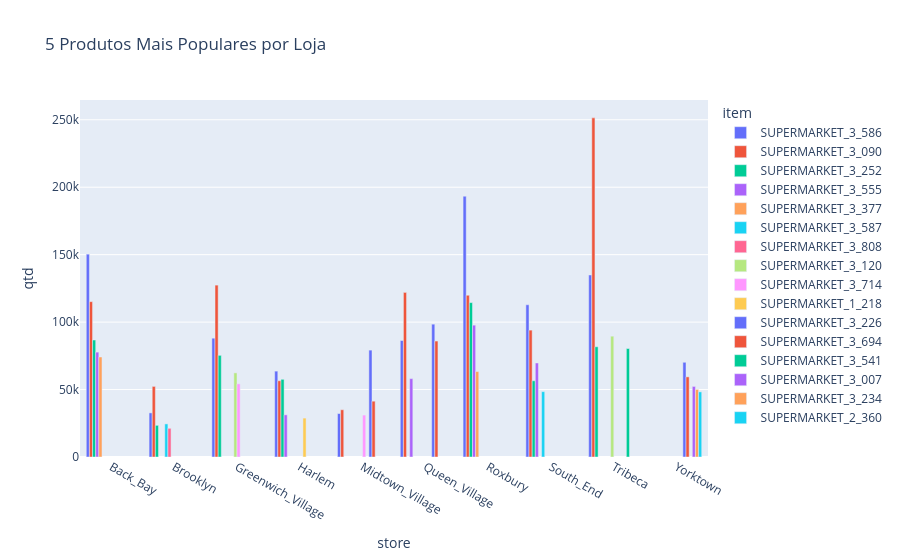

The code cell stored with this chart in its notebook:
### Markdown cell above
#### Analisar a variação de popularidade dos produtos entre cidades ou lojas (TOP 5):

### Code cell
# Agrupar por loja e produto e calcular as métricas de popularidade (quantidade vendida)
product_popularity_by_store = sales_data.groupby(['store', 'item'])['qtd'].sum()

# Resetar o índice para que 'store' e 'item' se tornem colunas do DataFrame
product_popularity_by_store = product_popularity_by_store.reset_index()

# Obter os 5 produtos mais populares por loja
top_products_by_store = product_popularity_by_store.groupby('store').apply(lambda x: x.nlargest(5, 'qtd')).reset_index(drop=True)

# Plotar os 5 produtos mais populares por loja
fig = px.bar(top_products_by_store, x='store', y='qtd', color='item',
             title='5 Produtos Mais Populares por Loja', barmode='group')

fig.show()

### Figure 1 — Plotly figure (JSON) as saved in the notebook; plotly's stock layout.template omitted (floating-point values rounded to 4 significant figures)
{"data": [{"alignmentgroup": "True", "hovertemplate": "item=SUPERMARKET_3_586<br>store=%{x}<br>qtd=%{y}<extra></extra>", "legendgroup": "SUPERMARKET_3_586", "marker": {"color": "#636efa", "pattern": {"shape": ""}}, "name": "SUPERMARKET_3_586", "offsetgroup": "SUPERMARKET_3_586", "orientation": "v", "showlegend": true, "textposition": "auto", "type": "bar", "x": ["Back_Bay", "Brooklyn", "Greenwich_Village", "Harlem", "Midtown_Village", "Queen_Village", "Roxbury", "South_End", "Tribeca"], "xaxis": "x", "y": [150383, 32703, 88081, 63670, 32205, 86371, 193337, 112865, 134954], "yaxis": "y"}, {"alignmentgroup": "True", "hovertemplate": "item=SUPERMARKET_3_090<br>store=%{x}<br>qtd=%{y}<extra></extra>", "legendgroup": "SUPERMARKET_3_090", "marker": {"color": "#EF553B", "pattern": {"shape": ""}}, "name": "SUPERMARKET_3_090", "offsetgroup": "SUPERMARKET_3_090", "orientation": "v", "showlegend": true, "textposition": "auto", "type": "bar", "x": ["Back_Bay", "Brooklyn", "Greenwich_Village", "Harlem", "Midtown_Village", "Queen_Village", "Roxbury", "South_End", "Tribeca"], "xaxis": "x", "y": [115179, 52339, 127432, 56533, 35032, 122032, 119916, 94073, 251434], "yaxis": "y"}, {"alignmentgroup": "True", "hovertemplate": "item=SUPERMARKET_3_252<br>store=%{x}<br>qtd=%{y}<extra></extra>", "legendgroup": "SUPERMARKET_3_252", "marker": {"color": "#00cc96", "pattern": {"shape": ""}}, "name": "SUPERMARKET_3_252", "offsetgroup": "SUPERMARKET_3_252", "orientation": "v", "showlegend": true, "textposition": "auto", "type": "bar", "x": ["Back_Bay", "Brooklyn", "Greenwich_Village", "Harlem", "Roxbury", "South_End", "Tribeca"], "xaxis": "x", "y": [86730, 23487, 75368, 57599, 114469, 56529, 81729], "yaxis": "y"}, {"alignmentgroup": "True", "hovertemplate": "item=SUPERMARKET_3_555<br>store=%{x}<br>qtd=%{y}<extra></extra>", "legendgroup": "SUPERMARKET_3_555", "marker": {"color": "#ab63fa", "pattern": {"shape": ""}}, "name": "SUPERMARKET_3_555", "offsetgroup": "SUPERMARKET_3_555", "orientation": "v", "showlegend": true, "textposition": "auto", "type": "bar", "x": ["Back_Bay", "Harlem", "Queen_Village", "Roxbury", "South_End"], "xaxis": "x", "y": [77744, 31262, 58118, 97745, 69709], "yaxis": "y"}, {"alignmentgroup": "True", "hovertemplate": "item=SUPERMARKET_3_377<br>store=%{x}<br>qtd=%{y}<extra></extra>", "legendgroup": "SUPERMARKET_3_377", "marker": {"color": "#FFA15A", "pattern": {"shape": ""}}, "name": "SUPERMARKET_3_377", "offsetgroup": "SUPERMARKET_3_377", "orientation": "v", "showlegend": true, "textposition": "auto", "type": "bar", "x": ["Back_Bay", "Roxbury"], "xaxis": "x", "y": [74160, 63357], "yaxis": "y"}, {"alignmentgroup": "True", "hovertemplate": "item=SUPERMARKET_3_587<br>store=%{x}<br>qtd=%{y}<extra></extra>", "legendgroup": "SUPERMARKET_3_587", "marker": {"color": "#19d3f3", "pattern": {"shape": ""}}, "name": "SUPERMARKET_3_587", "offsetgroup": "SUPERMARKET_3_587", "orientation": "v", "showlegend": true, "textposition": "auto", "type": "bar", "x": ["Brooklyn", "South_End"], "xaxis": "x", "y": [24541, 48451], "yaxis": "y"}, {"alignmentgroup": "True", "hovertemplate": "item=SUPERMARKET_3_808<br>store=%{x}<br>qtd=%{y}<extra></extra>", "legendgroup": "SUPERMARKET_3_808", "marker": {"color": "#FF6692", "pattern": {"shape": ""}}, "name": "SUPERMARKET_3_808", "offsetgroup": "SUPERMARKET_3_808", "orientation": "v", "showlegend": true, "textposition": "auto", "type": "bar", "x": ["Brooklyn"], "xaxis": "x", "y": [21275], "yaxis": "y"}, {"alignmentgroup": "True", "hovertemplate": "item=SUPERMARKET_3_120<br>store=%{x}<br>qtd=%{y}<extra></extra>", "legendgroup": "SUPERMARKET_3_120", "marker": {"color": "#B6E880", "pattern": {"shape": ""}}, "name": "SUPERMARKET_3_120", "offsetgroup": "SUPERMARKET_3_120", "orientation": "v", "showlegend": true, "textposition": "auto", "type": "bar", "x": ["Greenwich_Village", "Tribeca"], "xaxis": "x", "y": [62371, 89579], "yaxis": "y"}, {"alignmentgroup": "True", "hovertemplate": "item=SUPERMARKET_3_714<br>store=%{x}<br>qtd=%{y}<extra></extra>", "legendgroup": "SUPERMARKET_3_714", "marker": {"color": "#FF97FF", "pattern": {"shape": ""}}, "name": "SUPERMARKET_3_714", "offsetgroup": "SUPERMARKET_3_714", "orientation": "v", "showlegend": true, "textposition": "auto", "type": "bar", "x": ["Greenwich_Village", "Midtown_Village"], "xaxis": "x", "y": [54247, 31089], "yaxis": "y"}, {"alignmentgroup": "True", "hovertemplate": "item=SUPERMARKET_1_218<br>store=%{x}<br>qtd=%{y}<extra></extra>", "legendgroup": "SUPERMARKET_1_218", "marker": {"color": "#FECB52", "pattern": {"shape": ""}}, "name": "SUPERMARKET_1_218", "offsetgroup": "SUPERMARKET_1_218", "orientation": "v", "showlegend": true, "textposition": "auto", "type": "bar", "x": ["Harlem"], "xaxis": "x", "y": [28844], "yaxis": "y"}, {"alignmentgroup": "True", "hovertemplate": "item=SUPERMARKET_3_226<br>store=%{x}<br>qtd=%{y}<extra></extra>", "legendgroup": "SUPERMARKET_3_226", "marker": {"color": "#636efa", "pattern": {"shape": ""}}, "name": "SUPERMARKET_3_226", "offsetgroup": "SUPERMARKET_3_226", "orientation": "v", "showlegend": true, "textposition": "auto", "type": "bar", "x": ["Midtown_Village", "Queen_Village", "Yorktown"], "xaxis": "x", "y": [79247, 98484, 70224], "yaxis": "y"}, {"alignmentgroup": "True", "hovertemplate": "item=SUPERMARKET_3_694<br>store=%{x}<br>qtd=%{y}<extra></extra>", "legendgroup": "SUPERMARKET_3_694", "marker": {"color": "#EF553B", "pattern": {"shape": ""}}, "name": "SUPERMARKET_3_694", "offsetgroup": "SUPERMARKET_3_694", "orientation": "v", "showlegend": true, "textposition": "auto", "type": "bar", "x": ["Midtown_Village", "Queen_Village", "Yorktown"], "xaxis": "x", "y": [41385, 85970, 59403], "yaxis": "y"}, {"alignmentgroup": "True", "hovertemplate": "item=SUPERMARKET_3_541<br>store=%{x}<br>qtd=%{y}<extra></extra>", "legendgroup": "SUPERMARKET_3_541", "marker": {"color": "#00cc96", "pattern": {"shape": ""}}, "name": "SUPERMARKET_3_541", "offsetgroup": "SUPERMARKET_3_541", "orientation": "v", "showlegend": true, "textposition": "auto", "type": "bar", "x": ["Tribeca"], "xaxis": "x", "y": [80429], "yaxis": "y"}, {"alignmentgroup": "True", "hovertemplate": "item=SUPERMARKET_3_007<br>store=%{x}<br>qtd=%{y}<extra></extra>", "legendgroup": "SUPERMARKET_3_007", "marker": {"color": "#ab63fa", "pattern": {"shape": ""}}, "name": "SUPERMARKET_3_007", "offsetgroup": "SUPERMARKET_3_007", "orientation": "v", "showlegend": true, "textposition": "auto", "type": "bar", "x": ["Yorktown"], "xaxis": "x", "y": [52320], "yaxis": "y"}, {"alignmentgroup": "True", "hovertemplate": "item=SUPERMARKET_3_234<br>store=%{x}<br>qtd=%{y}<extra></extra>", "legendgroup": "SUPERMARKET_3_234", "marker": {"color": "#FFA15A", "pattern": {"shape": ""}}, "name": "SUPERMARKET_3_234", "offsetgroup": "SUPERMARKET_3_234", "orientation": "v", "showlegend": true, "textposition": "auto", "type": "bar", "x": ["Yorktown"], "xaxis": "x", "y": [50081], "yaxis": "y"}, {"alignmentgroup": "True", "hovertemplate": "item=SUPERMARKET_2_360<br>store=%{x}<br>qtd=%{y}<extra></extra>", "legendgroup": "SUPERMARKET_2_360", "marker": {"color": "#19d3f3", "pattern": {"shape": ""}}, "name": "SUPERMARKET_2_360", "offsetgroup": "SUPERMARKET_2_360", "orientation": "v", "showlegend": true, "textposition": "auto", "type": "bar", "x": ["Yorktown"], "xaxis": "x", "y": [48283], "yaxis": "y"}], "layout": {"autosize": true, "barmode": "group", "legend": {"title": {"text": "item"}, "tracegroupgap": 0}, "title": {"text": "5 Produtos Mais Populares por Loja"}, "xaxis": {"anchor": "y", "autorange": true, "domain": [0, 1], "range": [-0.5, 9.5], "title": {"text": "store"}, "type": "category"}, "yaxis": {"anchor": "x", "autorange": true, "domain": [0, 1], "range": [0, 264700.0], "title": {"text": "qtd"}, "type": "linear"}}}
